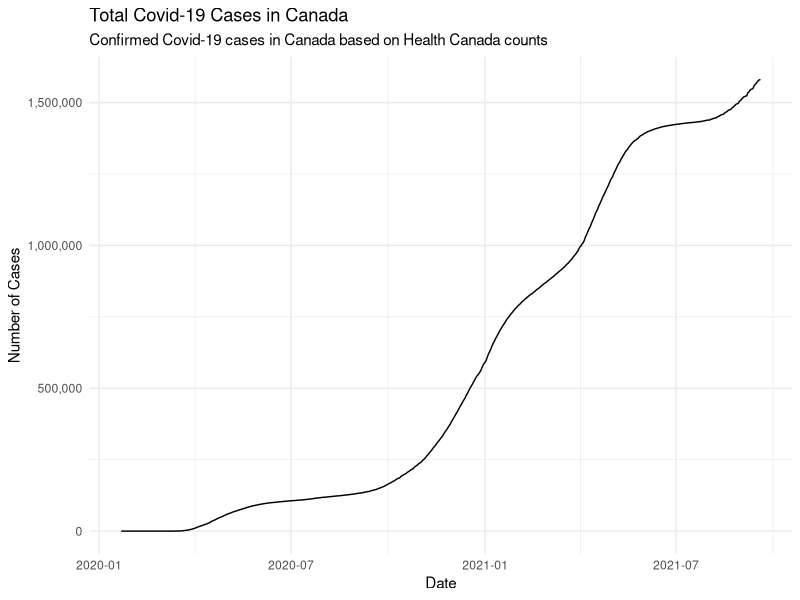
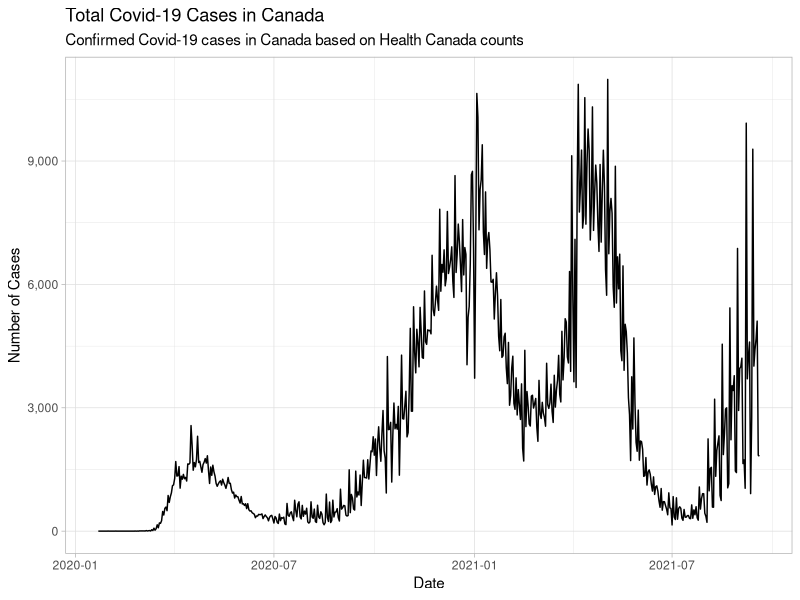
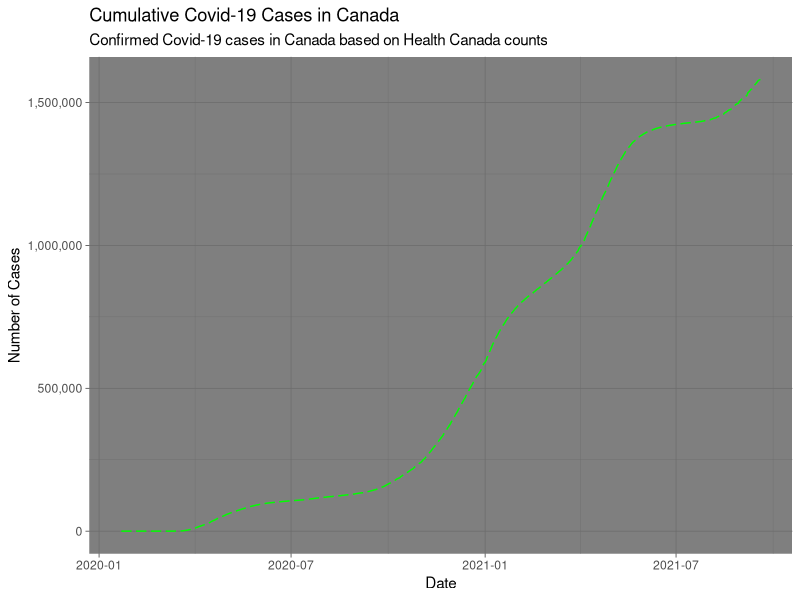
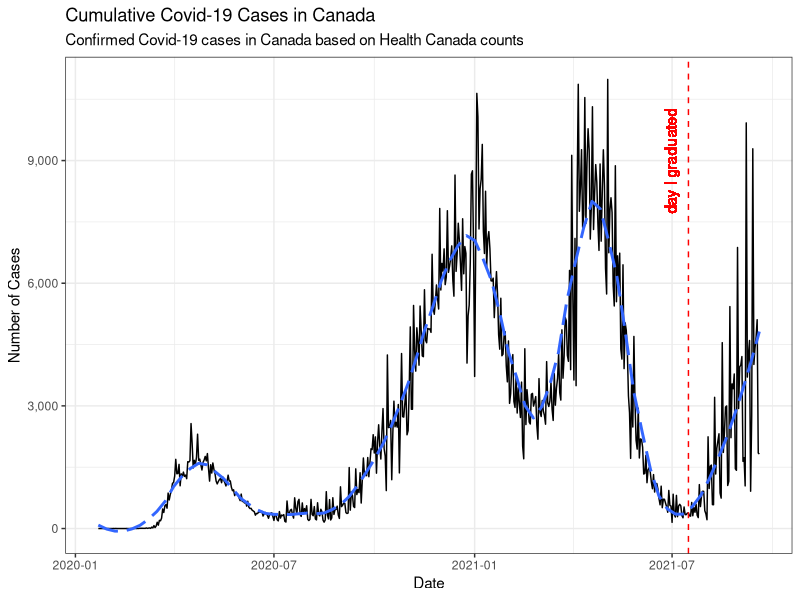
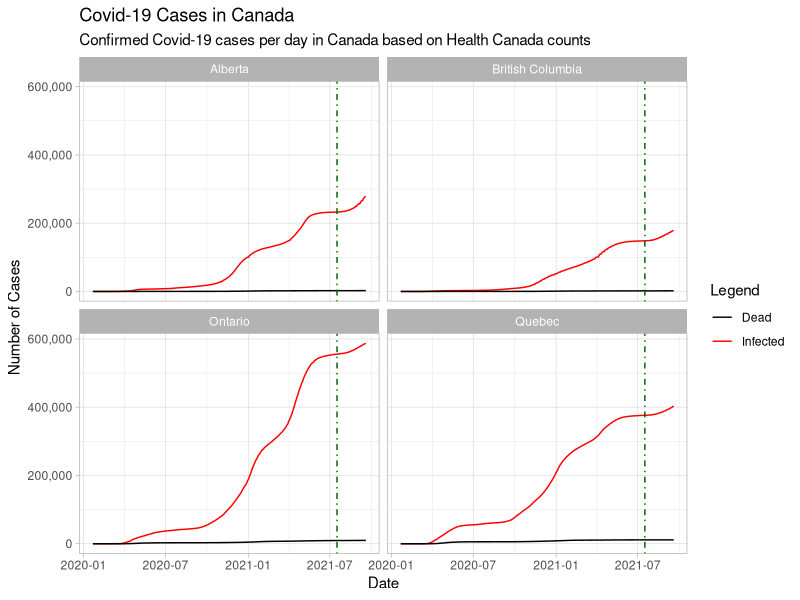
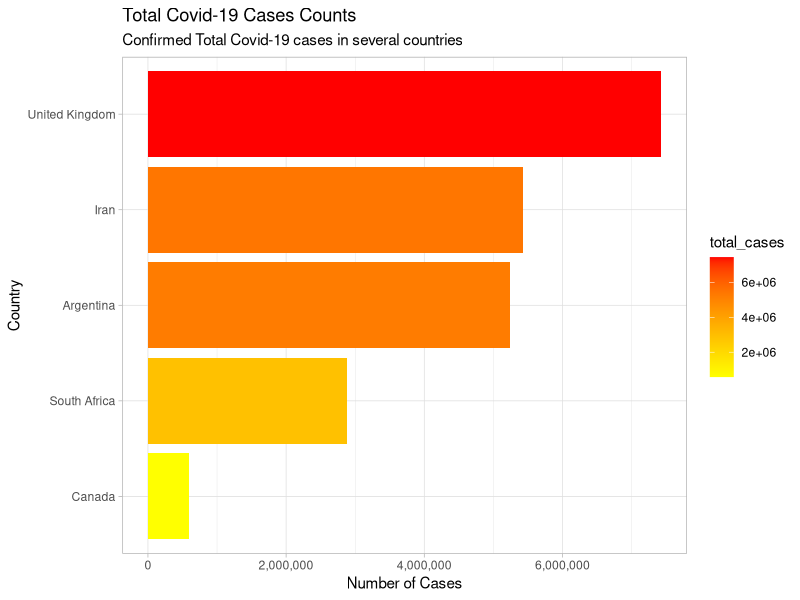
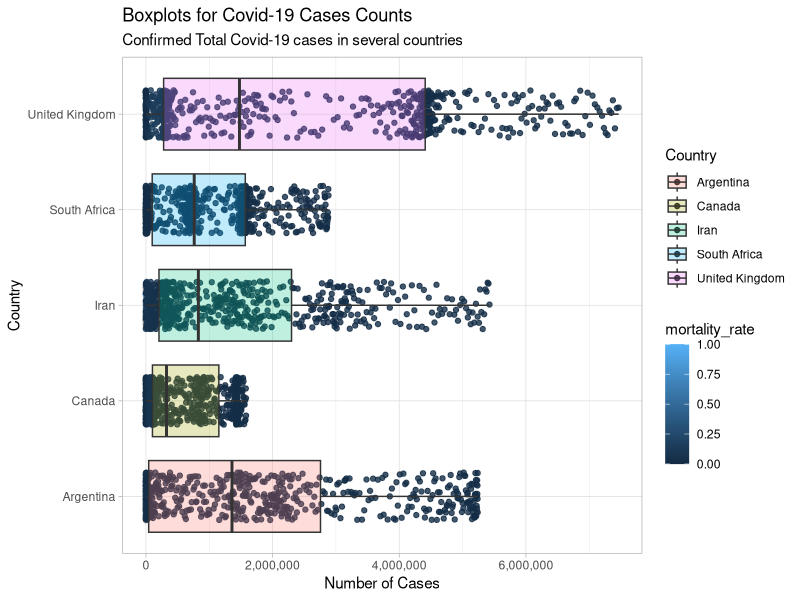

R code for these plots, in order:
## ---- chunk 1
# storing variables (use the # sign to comment your code, this is code that does NOT get run)
x0 <- 42
class(x0) # check the object type 
## ---- chunk 2
# can store multiple values in the same memory slot 
v0 <- c(41, x0, 43)
v0

# acccessing specific parts of the vector 
v0[2]
v0[1:3]

# can store multiple vectors 
df0 <- data.frame(v0, 2*v0, v0/2)
df0
## ---- chunk 3
# add and substract
x0 + x0 
x0-3

# mult + div 
x0*4
x0/4

v0*4

# mult with dataframes 
2*df0
## ---- chunk 4
# define a 3x3 matrix 
mt0 <- as.matrix(df0)
mt0

t(mt0)
x0^2
# vector multiplication 
v0 * v0 # element wise

v0 %*% v0 # dot product 

v0 %*% t(v0) # vector product 

mt0 %*% mt0 # matrix product 
## ---- chunk 5
sum(1,2,3)
sum(v0)

my_sum <- function(vector){
     # sum the first and last entry of a vector 
     x <- vector[1] + vector[length(vector)]
     
     return(x)
}

my_sum(v0)
my_sum(c())
## ---- chunk 6
# install.packages(tidyverse) - ONLY INSTALL PACKAGES ONCE
library(tidyverse)  # LOAD PACKAGES FOR EVERY FILE - to load a package call it with the library command
library(lubridate)
library(scales)
## ---- chunk 7
time_series_covid19_confirmed_global <- read_csv("time_series_covid19_confirmed_global.csv")

head(time_series_covid19_confirmed_global) # show the top rows
tail(time_series_covid19_confirmed_global) # show the bottom rows
## ---- chunk 8
infected_data_tidy <- time_series_covid19_confirmed_global %>% 
     gather(date_stamp, # this is new column which will take values from the original dataset columns, 
            num_infect, # a new value representing the number of confirmed/infected covid cases
            '1/22/20':'9/19/21') %>% 
     select(Country = 'Country/Region', Province = 'Province/State', date = 'date_stamp', num_infect = 
                 num_infect)

infected_data_tidy$date <- lubridate::mdy(infected_data_tidy$date)
tail(infected_data_tidy, 10)
## ---- chunk 9
# finding single number summaries like min, max, mean, sd, etc
infected_data_tidy %>% summarise(max(num_infect))
## ---- chunk 10
infected_data_tidy %>% filter(num_infect == 42087432)
# or 
infected_data_tidy %>% filter(Country == 'Canada', Province == 'Ontario')
## ---- chunk 11
infected_data_tidy %>% summarise(Min = min(num_infect),
                                 Max = max(num_infect),
                                 Avg = mean(num_infect),
                                 Median = median(num_infect), 
                                 Std_dev = sd(num_infect))
## ---- chunk 12
infected_data_tidy %>%
        group_by(Country) %>%
        summarise(
                Min = min(num_infect),
                Max = max(num_infect),
                Avg = mean(num_infect),
                Median = median(num_infect),
                Std_dev = sd(num_infect)
        ) %>%
        filter(Country %in% c('Canada', 'Iran', 'United Kingdom', 'US')) %>%
        arrange(desc(Avg)) # a useful trick 
## ---- chunk 13
death_data_tidy <- read_csv("time_series_covid19_deaths_global.csv")  %>% 
     gather(date_stamp, # this is new column which will take values from the original dataset columns, 
            num_dead, # a new value representing the number of confirmed/infected covid cases
            '1/22/20':'9/19/21') %>% 
     select(Country = 'Country/Region', Province = 'Province/State', date = 'date_stamp', num_dead = 
                 num_dead)
tail(death_data_tidy)
## ---- chunk 14
death_data_tidy$date <- lubridate::mdy(death_data_tidy$date)

tail(death_data_tidy)
## ---- chunk 15
complete_data <- full_join(infected_data_tidy, death_data_tidy) %>% 
        group_by(Country) %>% 
        mutate(num_recovered = num_infect - num_dead,
               mortality_rate = num_dead/num_infect,
               days = date - first(date) + 1 )

tail(complete_data)
## ---- chunk 16
complete_data %>% 
        filter(Country %in% c('Canada')) %>% 
        group_by(date) %>% 
        summarise(Country = last(Country),
                  total_infect = sum(num_infect),
                  total_deaths = sum(num_dead), 
                  total_recovered = sum(num_recovered),
                  days = last(days))
## ---- chunk 17
complete_data %>% 
        filter(Country %in% c('Canada')) %>% 
        group_by(date) %>% 
        summarise(Country = last(Country),
                  total_infect = sum(num_infect),
                  total_deaths = sum(num_dead), 
                  total_recovered = sum(num_recovered),
                  days = last(days)) %>% 
        # this is how every plot starts! First few lines set up coordinate system
        ggplot() +
        aes(x = date) + 
        aes(y = total_infect) + 
        # these map out the data on the coordinates we laid down
        geom_line() + 
        # now for some formatting 
        labs(x = 'Date') + 
        labs(y = 'Number of Cases') + 
        labs(title = 'Total Covid-19 Cases in Canada') + 
        labs(subtitle = 'Confirmed Covid-19 cases in Canada based on Health Canada counts') + 
        scale_y_continuous(labels = comma) + 
        theme_minimal()
## ---- chunk 18
complete_data %>% 
        filter(Country %in% c('Canada')) %>% 
        group_by(date) %>% 
        summarise(Country = last(Country),
                  total_infect = sum(num_infect),
                  total_deaths = sum(num_dead), 
                  total_recovered = sum(num_recovered),
                  days = last(days)) %>% 
        # this is how every plot starts! First few lines set up coordinate system
        ggplot() +
        aes(x = date) + 
        aes(y = c(0, diff(total_infect))) + 
        # these map out the data on the coordinates we laid down
        geom_line() + 
        # now for some formatting 
        labs(x = 'Date') + 
        labs(y = 'Number of Cases') + 
        labs(title = 'Total Covid-19 Cases in Canada') + 
        labs(subtitle = 'Confirmed Covid-19 cases in Canada based on Health Canada counts') + 
        scale_y_continuous(labels = comma) + 
        theme_light()
## ---- chunk 19
# compact version
complete_data %>% 
     filter(Country %in% c('Canada')) %>%
     group_by(date) %>% 
     summarise(Country = last(Country),
               cum_infect = sum(num_infect),
               cum_dead = sum(num_dead), 
               cum_recovered = sum(num_recovered),
               days = last(days)) %>%
     ggplot(aes(x= date, y = cum_infect)) + 
     geom_line(linetype = 'longdash', colour = 'green') + 
     labs(x = 'Date', y = 'Number of Cases', 
          title = 'Cumulative Covid-19 Cases in Canada', 
          subtitle = 'Confirmed Covid-19 cases in Canada based on Health Canada counts') + 
     scale_y_continuous(labels = comma) +
     theme_dark()
## ---- chunk 20
complete_data %>%
        filter(Country %in% c('Canada')) %>%
        group_by(date) %>%
        summarise(
                Country = last(Country),
                total_infect = sum(num_infect),
                total_deaths = sum(num_dead),
                total_recovered = sum(num_recovered),
                days = last(days)
        ) %>%
        ggplot(aes(x = date)) +
        geom_line(aes(y = c(0, diff(total_infect))), linetype = 'solid') +
        geom_smooth(aes(y = c(0, diff(total_infect))),
                    span = 0.2,
                    se = FALSE,
                    linetype = 'longdash') +
        geom_vline(
                xintercept = as_date('2021-07-16'),
                linetype = 'dashed',
                colour = 'red'
        ) + 
        geom_text(aes(x = as_date('2021-07-16'), y = 9000, label = 'day I graduated'),
                  colour = 'red',
                  angle = 90,
                  vjust = -1,
                  text = element_text(size = 11)) + 
        labs(x = 'Date', y = 'Number of Cases', 
             title = 'Cumulative Covid-19 Cases in Canada', 
             subtitle = 'Confirmed Covid-19 cases in Canada based on Health Canada counts') + 
        scale_y_continuous(labels = comma) +
        theme_bw()
## ---- chunk 21
complete_data %>%
     filter(Country %in% c('Canada'), 
            Province %in% c("Alberta", 'British Columbia', "Ontario", 'Quebec')
            ) %>% 
     ggplot() + 
     aes(x = date) +
     geom_line(aes( y = num_infect, colour = 'Infected')) +
     geom_line(aes(y = num_dead, colour = 'Dead')) + 
     scale_color_manual(name = 'Legend', 
                        values = c('Infected' = 'red',
                                   'Dead' = 'black')) + 
     facet_wrap(~ Province) + 
     geom_vline(
          xintercept = as_date('2021-07-17'),
          linetype = 4,
          colour = 'darkgreen',
          show.legend =  TRUE
     ) +
        labs(
          x = 'Date',
          y = 'Number of Cases',
          title = 'Covid-19 Cases in Canada',
          subtitle = 'Confirmed Covid-19 cases per day in Canada based on Health Canada counts'
     ) +
     scale_y_continuous(labels = comma) +
     theme_light()
## ---- chunk 22
complete_data %>%
        filter(Country %in% c('Canada', 'Iran', 'United Kingdom', 'Argentina', 'South Africa')) %>%
        summarise(total_cases = max(num_infect)) %>%
        ggplot(aes(x = fct_reorder(Country, total_cases), y = total_cases, fill = total_cases)) +
        geom_col() +
        labs(
                x = 'Country',
                y = 'Number of Cases',
                title = 'Total Covid-19 Cases Counts',
                subtitle = 'Confirmed Total Covid-19 cases in several countries'
        ) +
        scale_y_continuous(labels = comma) +
        scale_fill_gradient(high="red", low="yellow") + 
        coord_flip() + 
        theme_light()
## ---- chunk 23
complete_data %>%
        filter(Country %in% c('Canada', 'Iran', 'United Kingdom', 'Argentina', 'South Africa')) %>%
        group_by(date, Country) %>%
        summarize(
                total_infect = sum(num_infect),
                total_dead = sum(num_dead),
                mortality_rate = total_dead / total_infect,
                days = last(days)
        ) %>%
        ggplot() +
        aes(x = Country) +
        aes(y = total_infect) +
        geom_jitter(alpha = .8,
                    height = 0,
                    width = .25) +
        aes(col = mortality_rate) +
        geom_boxplot(alpha = 0.25) +
        aes(fill = Country) +
        labs(
                x = 'Country',
                y = 'Number of Cases',
                title = 'Boxplots for Covid-19 Cases Counts',
                subtitle = 'Confirmed Total Covid-19 cases in several countries'
        ) +
        scale_y_continuous(labels = comma) +
        coord_flip() +
        theme_light()
